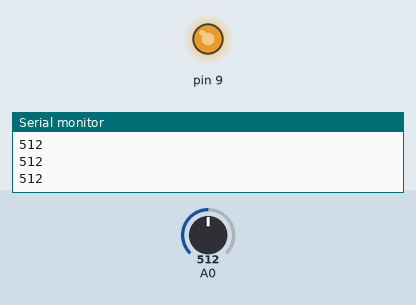
A sketch run on a simulated Arduino Uno, built with avr-gcc and run on an emulated ATmega328P. On the bench: output pins drawn as LEDs (lit = HIGH), the last lines printed to the serial monitor. The inputs (shaded band) are chosen by the test bench; at power-on: A0 = 512.

Above: at 1.2 s.
1.3 s: A0 set to 306
At 1.8 s:
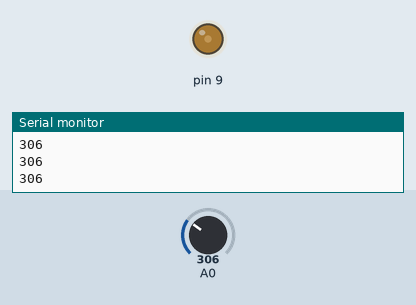
2.8 s: A0 set to 190
At 3.1 s:
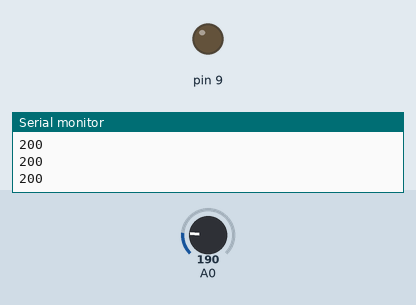
4.3 s: A0 set to 218
At 5.4 s:
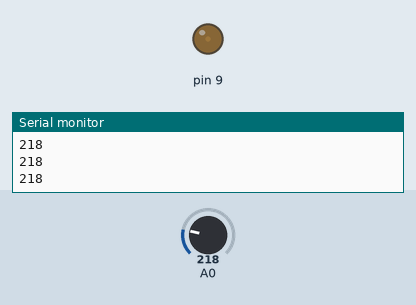
5.8 s: A0 set to 122
At 6.6 s:
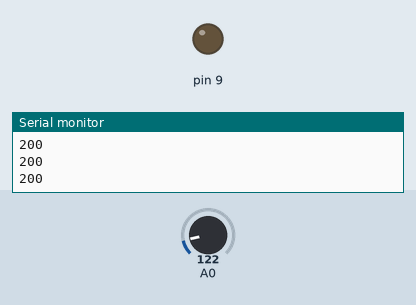
7.3 s: A0 set to 511
At 7.6 s:
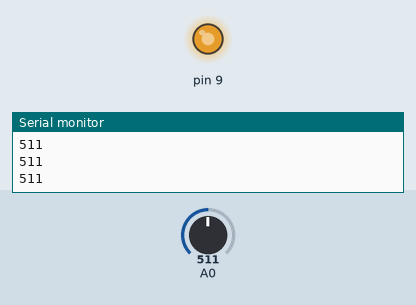
Timing chart, 0 to 9.8 s (numbered marks = the images above; inputs shaded):
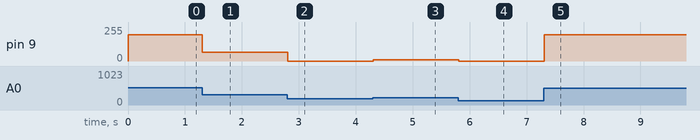

The sketch:

Photoresistor.ino
```cpp
void setup() {
  // put your setup code here, to run once:
  Serial.begin(9600);
}

void loop() {
  // put your main code here, to run repeatedly:
  int sensorRead = analogRead(A0);

  if(sensorRead<200){
    sensorRead = 200;
  }
  else if(sensorRead> 600){
    sensorRead = 600;
  }
  int ledblink = map(sensorRead, 200, 600, 0, 255);
  Serial.println(sensorRead);
  analogWrite(9, ledblink);
  delay(1);
}
```

Measured:
- after the input at 1.3 s, pin 9: 198/255 → 67/255 at once
- after the input at 2.8 s, pin 9: 67/255 → 0/255 at once
- after the input at 4.3 s, pin 9: 0/255 → 11/255 at once
- after the input at 5.8 s, pin 9: 11/255 → 0/255 at once
- after the input at 7.3 s, pin 9: 0/255 → 198/255 at once
